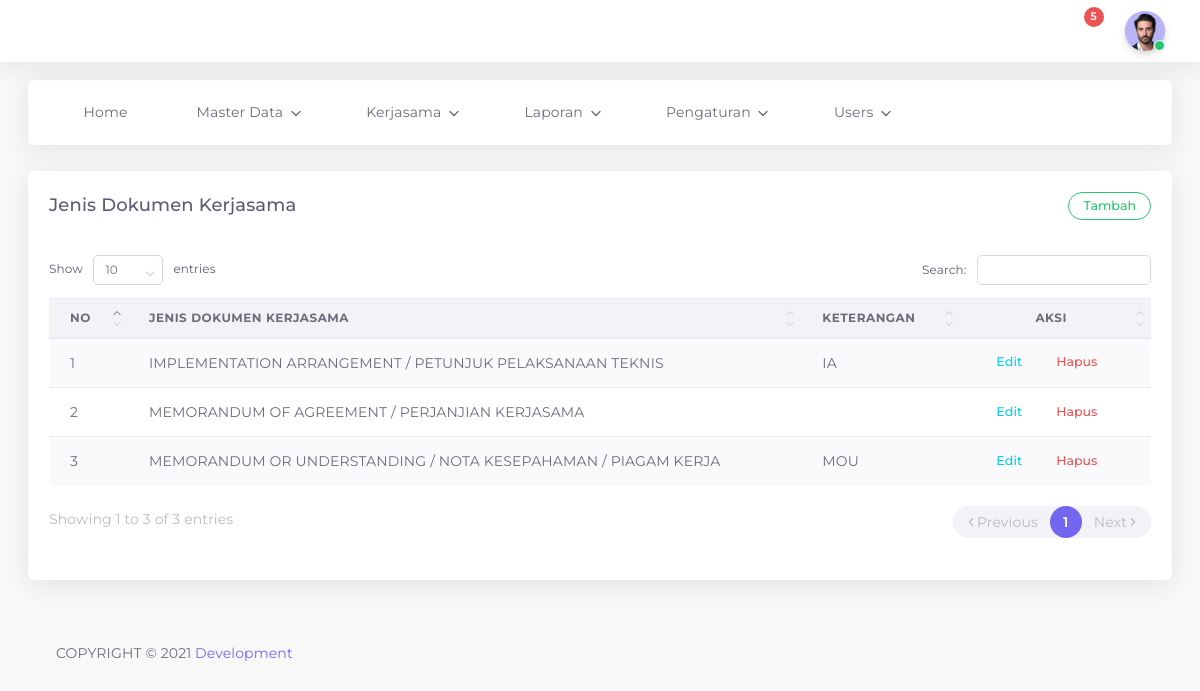
Before: /admin/jenis_dok_data.php (signed in) with the older database file.
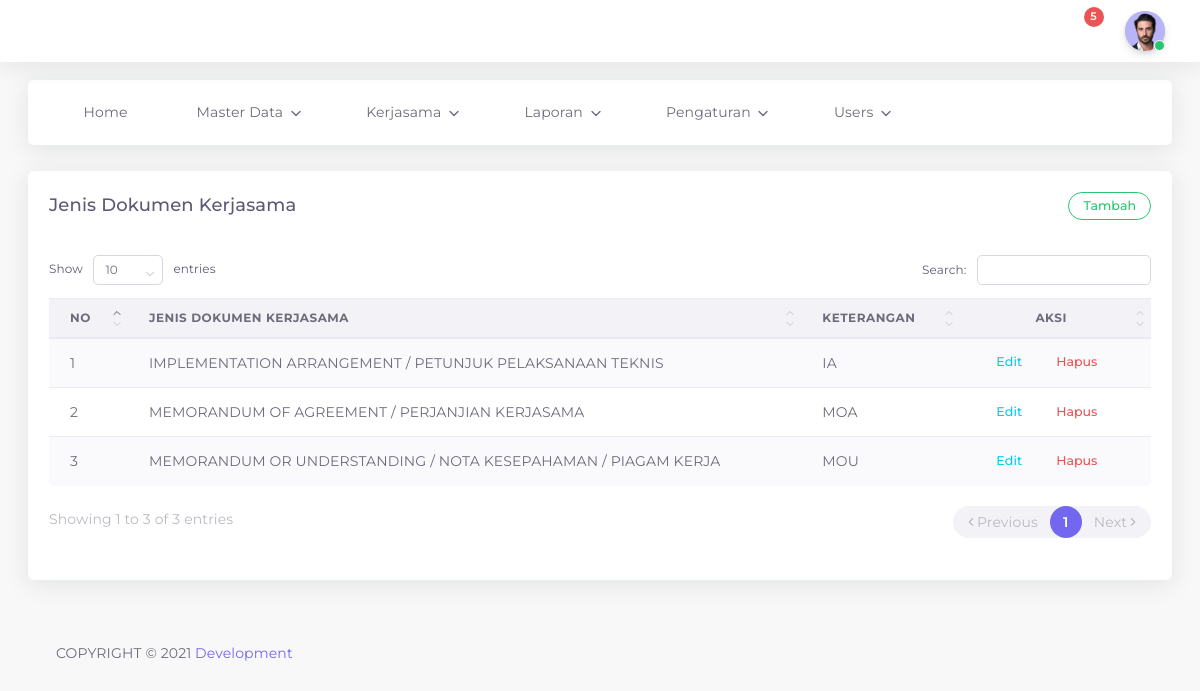
After: the same page with the newer database file.
### tables this page shows
CREATE TABLE `jenis_dok` (
  `id_jenis_dok` int(11) NOT NULL,
  `jenis_dok` varchar(255) NOT NULL,
  `jenis_ket` text NOT NULL
);

### admin/jenis_dok_data.php (the view, shortened to what this page needs)
<?php
include "header.php";
?>
<div class="app-content content ">
		<div class="content-wrapper container-xxl p-0">
			<div class="row match-height">
				<div class="col-lg-12">
					<div class="card">
						<div class="card-header">
							<h4 class="card-title">Jenis Dokumen Kerjasama</h4>
							<button
									type="button"
									class="btn btn-outline-success round btn-sm"
									data-toggle="modal"
									data-target="#tambah_data">Tambah</button>
						</div>
							<div class="card-body table-responsive">
								<table id="dataTables" class="table table-striped">
									<thead>
											<tr>
													<th>No</th>
													<th>Jenis Dokumen Kerjasama</th>
													<th>KETERANGAN</th>
													<th style="text-align:center;">Aksi</th>
											</tr>
									</thead>
										<tbody>
											<?php
											include "config.php";
											$no = 1;
											$data = mysqli_query($kon, "SELECT * FROM jenis_dok ORDER BY jenis_dok ASC");
											while($hasil = mysqli_fetch_array($data)){
											?>
												<tr>
														<td>
															<?php echo $no++; ?>
														</td>
														<td><?php echo $hasil ['jenis_dok'];?></td>
														<td><?php echo $hasil ['jenis_ket'];?></td>
														<td>
															<a href="#" type="button" class="open_modal btn btn-flat-info btn-sm" data-toggle="modal" data-target="#edit<?php echo $hasil['id_jenis_dok']; ?>">Edit</a>
															<button
															type="button"
															class="btn btn-flat-danger btn-sm"
															data-toggle="modal"
															data-target="#deleteEmployeeModal<?php echo $hasil['id_jenis_dok']; ?>">Hapus</button>
														</td>
												</tr>
								<?php
									}
									?>
									</tbody>
						</table>
					</div>
			</div>
		</div>
	</div>
</div>
		<div class="drag-target"></div>
		<?php include "footer.php";?>
</body>
</html>

Changed rows visible on the page:
changed jenis_dok "MEMORANDUM OF AGREEMENT / PERJANJIAN KERJASAMA": jenis_ket (not shown) → "MOA"
